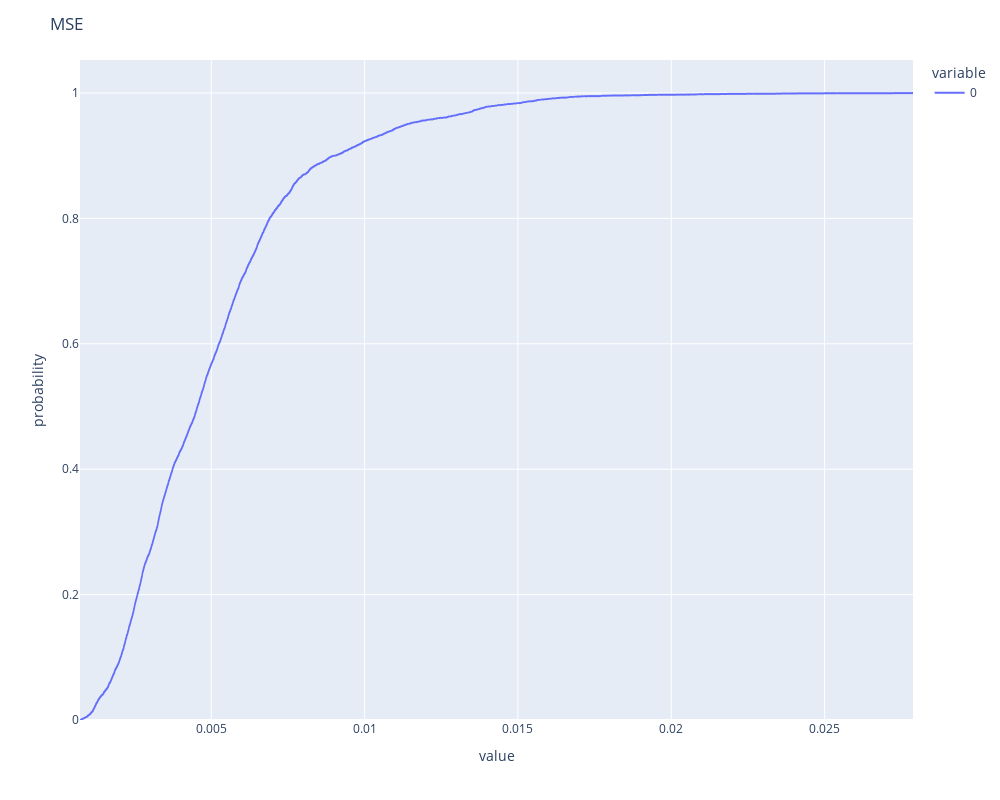

Notebook cell for this chart:
### Code cell
is_percentile = False
_df = pd.DataFrame(best_mse)
fig = px.ecdf(_df, x=_df.columns.to_list())
fig.update_layout(title='MSE', width=1000, height=800)
if is_percentile == True:
    fig.update_xaxes(range=[0.0, 2.0])
    
fig

### Figure 1 — Plotly figure (JSON) as saved in the notebook; plotly's stock layout.template omitted (floating-point values rounded to 4 significant figures; data arrays with more than 128 entries replaced by an {"elided": "..."} marker saying what was removed)
{"data": [{"hovertemplate": "variable=0<br>value=%{x}<br>probability=%{y}<extra></extra>", "legendgroup": "0", "line": {"dash": "solid", "shape": "hv"}, "marker": {"color": "#636efa", "symbol": "circle"}, "mode": "lines", "name": "0", "showlegend": true, "type": "scattergl", "x": {"elided": "7296 float values"}, "xaxis": "x", "y": {"elided": "7296 float values"}, "yaxis": "y"}], "layout": {"height": 800, "legend": {"title": {"text": "variable"}, "tracegroupgap": 0}, "margin": {"t": 60}, "title": {"text": "MSE"}, "width": 1000, "xaxis": {"anchor": "y", "domain": [0, 1], "title": {"text": "value"}}, "yaxis": {"anchor": "x", "domain": [0, 1], "rangemode": "tozero", "title": {"text": "probability"}}}}
